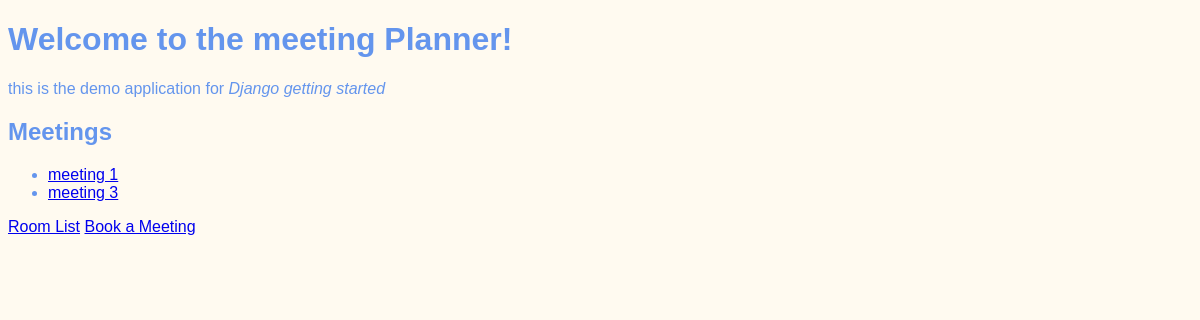
Before: / with the older database file.
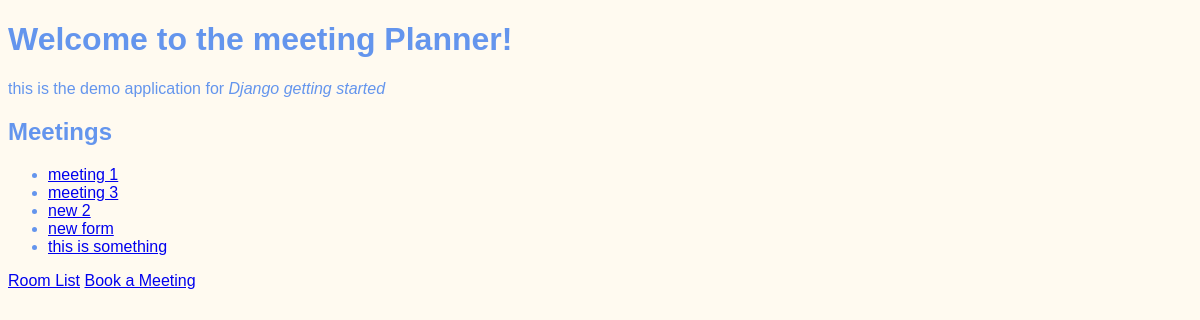
After: the same page with the newer database file.
### meetings/models.py (models this page shows)
class Meeting(models.Model):
    title = models.CharField(max_length=100)
    date = models.DateField()
    start_time = models.TimeField(default=time(9))
    duration = models.IntegerField(default=1)
    room = models.ForeignKey(Room, on_delete=models.CASCADE)
    def __str__(self):
        return f"{self.title} at {self.start_time} on {self.date}"

### website/views.py (the view)
# urls.py: path('', welcome, name= 'home'),
def welcome(request):
    return render(request, "website/welcome.html", {'meetings': Meeting.objects.all()}
    )

### website/templates/website/welcome.html (shortened to what this page needs)
{% extends "base.html" %}
{% block content %}
    <h1>Welcome to the meeting Planner!</h1>
    <p>
        this is the demo {{x}} application for <em> Django getting started</em>
    </p>
<p>
    <h2> Meetings </h2>
    <ul>
        {% for meeting in meetings %}
            <li>
                <a href="{% url 'detail' meeting.id %}">
                {{meeting.title}}</a>
            </li>
            {% endfor %}
    </ul>
</p>
<p>
<a href="{% url 'rooms'%}"> Room List</a>
<a href="{% url 'new'%}"> Book a Meeting</a>
</p>
{% endblock content %}

### website/templates/base.html (shortened to what this page needs)
{% load static %}
<!DOCTYPE html>
<html lang="en">
<head>
        <link rel="stylesheet"
        href="{% static 'website/style.css' %}">
</head>
<body>
    {% block content %}
    {% endblock content %}
</body>
</html>

### website/static/website/style.css (style rules this page uses)
body { font-family: sans-serif; color: cornflowerblue; background-color: floralwhite; }

Changed rows visible on the page:
added Meeting: title "new 2"
added Meeting: title "new form"
added Meeting: title "this is something"
